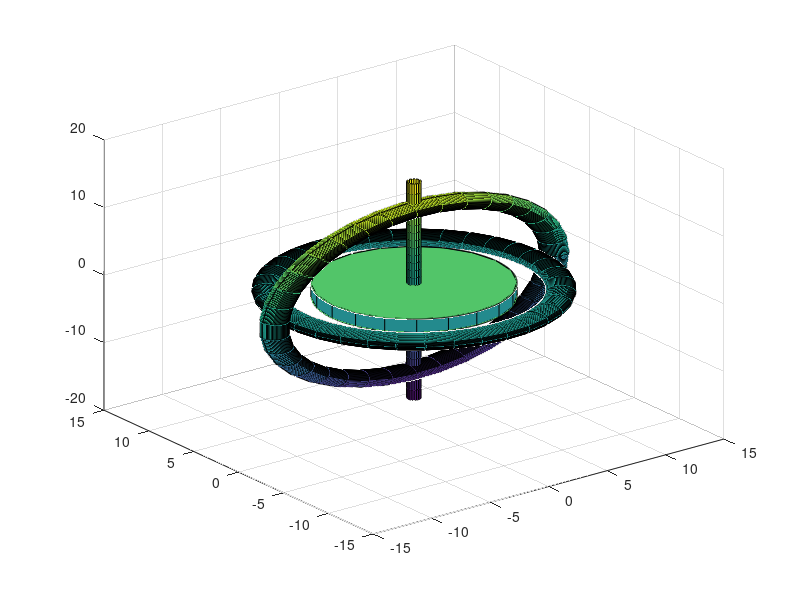

The MATLAB source for this figure:
%% CREATE Gyroscope
    figure();
% Horizontal Toroid
    tz_centre = 0;
    t1_R = 10; % outer radius of torus
    t1_r = 1; % inner tube radius

    t1_theta = linspace(0,2*pi,72);
    t1_phi = linspace(0,2*pi,36);
    [t1_Phi,t1_Theta] = meshgrid(t1_phi,t1_theta);

    t1_x = (t1_R + t1_r.*cos(t1_Theta)).*cos(t1_Phi);
    t1_y = (t1_R + t1_r.*cos(t1_Theta)).*sin(t1_Phi);
    t1_z = tz_centre + t1_r.*sin(t1_Theta);

    surf(t1_x, t1_y, t1_z); % plot surface toroid 1
    hold on

% Vertical Toroid
    t2_R = 12; % outer radius of torus
    t2_r = 1; % inner tube radius

    t2_theta = linspace(0,2*pi,72);
    t2_phi = linspace(0,2*pi,36);
    [t2_Phi,t2_Theta] = meshgrid(t2_phi,t2_theta);

    t2_x = (t2_R + t2_r.*cos(t2_Theta)).*cos(t2_Phi);
    t2_y = tz_centre + t2_r.*sin(t2_Theta);
    t2_z = (t2_R + t2_r.*cos(t2_Theta)).*sin(t2_Phi);

    surf(t2_x, t2_y, t2_z); % plot surface toroid 2
    hold on



% Rotor
    disc_h = 1;
    disc_R = 7;
    theta = 0:0.01:2*pi;

    % upper disc
    disc1_x = disc_R*cos(theta);
    disc1_y = disc_R*sin(theta);
    disc1_z = tz_centre + (zeros(size(disc1_x)) + disc_h);
    fill3(disc1_x,disc1_y,disc1_z,disc1_x)
    hold on

    % lower disc
    disc2_x = disc_R*cos(theta);
    disc2_y = disc_R*sin(theta);
    disc2_z = tz_centre - (zeros(size(disc2_x)) + disc_h);
    fill3(disc2_x,disc2_y,disc2_z,disc2_x)
    hold on

    % rotor side
    [disc3_x, disc3_y, disc3_z] = cylinder(ones(1,disc_h).*disc_R) ;
    disc3_z = tz_centre + disc_h*(2*disc3_z - 1); %test this
    surf(disc3_x, disc3_y, disc3_z);
    hold on
    
% Axle components
    axle_R = 0.5;

% outside frame
    oAxle_h = 3;
    t2_max = t2_R + t2_r;
    %upper
    [oAxle1_x, oAxle1_y, oAxle1_z] = cylinder(ones(1,oAxle_h).*axle_R);
    oAxle1_z = tz_centre + (oAxle_h*oAxle1_z + t2_max);
    surf(oAxle1_x, oAxle1_y, oAxle1_z);
    hold on

    %lower
    [oAxle2_x, oAxle2_y, oAxle2_z] = cylinder(ones(1,oAxle_h).*axle_R);
    oAxle2_z = tz_centre - (oAxle_h*oAxle2_z + t2_max);
    surf(oAxle2_x, oAxle2_y, oAxle2_z);
    hold on

% inside frame
% height b/w vertical toroid(t2) and disc h height, then tz_centre shift
    inAxle_h = (t2_R-t2_r) - disc_h;
    % upper
    [inAxle1_x, inAxle1_y, inAxle1_z] = cylinder(ones(1,inAxle_h).*axle_R);
    inAxle1_z = tz_centre + (inAxle_h*inAxle1_z + disc_h);
    surf(inAxle1_x, inAxle1_y, inAxle1_z);
    hold on;

    % lower
    [inAxle2_x, inAxle2_y, inAxle2_z] = cylinder(ones(1,inAxle_h).*axle_R);
    inAxle2_z = tz_centre - (inAxle_h*inAxle2_z + disc_h);
    surf(inAxle2_x, inAxle2_y, inAxle2_z);
    hold on;
    
    